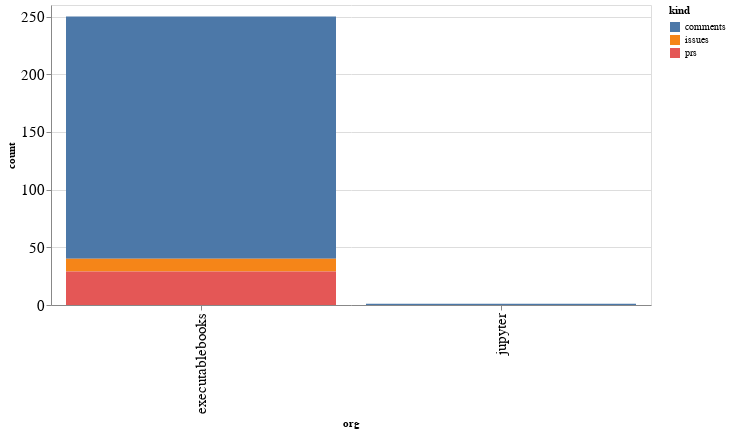

Here is the notebook cell this chart was saved with:
### Code cell
alt.Chart(org_summaries, width=600).mark_bar().encode(
    x='org',
    y='count',
    color='kind',
    tooltip="org"
)

### Figure 1 — Vega-Lite specification as saved in the notebook (floating-point values rounded to 4 significant figures)
{"config": {"axisLeft": {"labelFontSize": 15}, "axisBottom": {"labelFontSize": 15}}, "data": {"name": "data-fc811a7c3db62f1c8bd087b31b5efb41"}, "mark": "bar", "encoding": {"color": {"type": "nominal", "field": "kind"}, "tooltip": {"type": "nominal", "field": "org"}, "x": {"type": "nominal", "field": "org"}, "y": {"type": "quantitative", "field": "count"}}, "width": 600, "$schema": "https://vega.github.io/schema/vega-lite/v4.8.1.json", "datasets": {"data-fc811a7c3db62f1c8bd087b31b5efb41": [{"org": "executablebooks", "kind": "comments", "count": 210}, {"org": "executablebooks", "kind": "issues", "count": 11}, {"org": "executablebooks", "kind": "prs", "count": 29}, {"org": "jupyter", "kind": "comments", "count": 1}]}}
